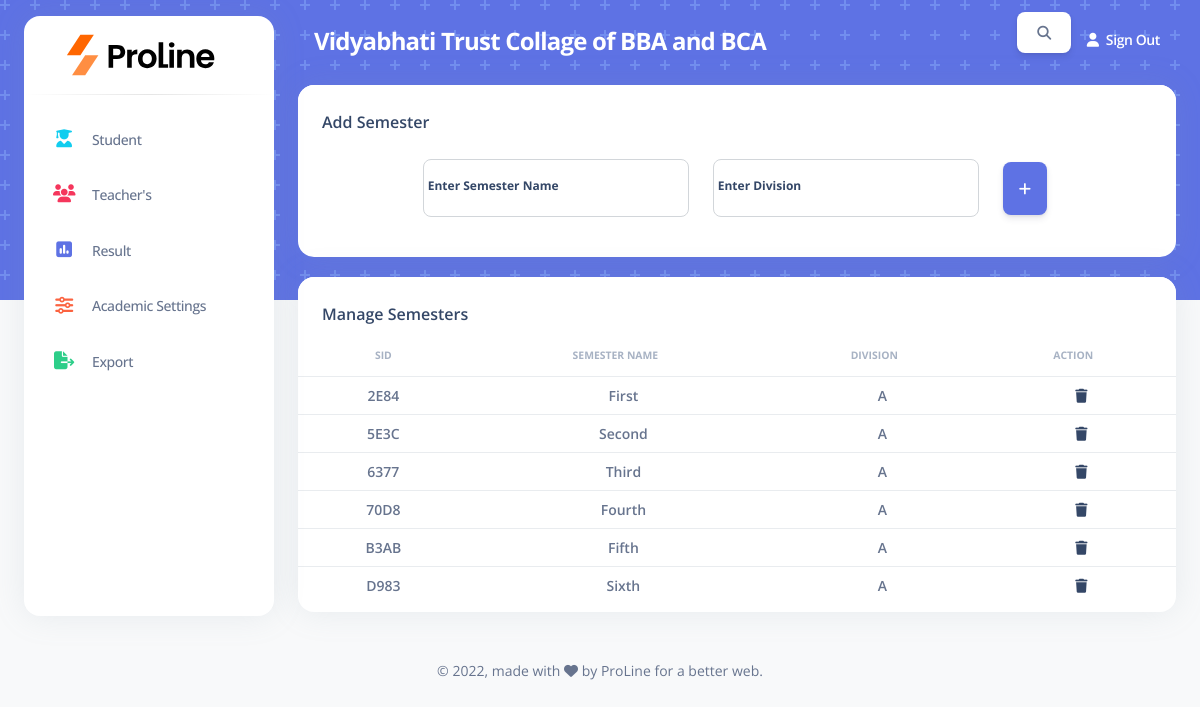
Page /semester.php on the committed database.
### tables this page shows
CREATE TABLE `semesters` (
  `Rank` int(11) NOT NULL,
  `SID` varchar(255) NOT NULL,
  `S_Name` varchar(255) NOT NULL,
  `S_Division` varchar(255) NOT NULL
);

### semester.php (the view, shortened to what this page needs)
<!DOCTYPE html>
<html lang="en">
<head>
  <?php include 'includes/links.php'; ?>
</head>
<body class="g-sidenav-show   bg-gray-100">
    <?php include 'includes/side-navbar.php' ?>
  <main class="main-content position-relative border-radius-lg ">
    <?php include 'includes/top-navbar.php' ?>
    <div class="container-fluid py-1">
      <div class="row">
        <div class="col-12">
          <div class="card mb-2">
            <div class="card-header pb-0">
              <h6>Add Semester</h6>
            </div>
            <form method="POST">
                <div class=" d-flex align-items-center justify-content-center row py-3 mx-1 mb-2">
                    <div class="form-floating mb-3 col-4">
                        <input type="text" class="form-control " name = "classname" id="floatingInput" required placeholder="Enter Semester Name">
                        <label for="floatingInput">Enter Semester Name</label>
                    </div>
                    <div class="form-floating mb-3 col-4">
                        <input type="text" class="form-control " name = "division" id="floatingInput" required placeholder="Enter Division">
                        <label for="floatingInput">Enter Division</label>
                    </div>
                    <div class="form-floating  col-1">
                        <button class="btn btn-primary p-3" type="submit" name="add"> <i class="fas fa-add"></i> </button>
                    </div>
                </div>
            </form>
          </div>
        </div>
      </div>
    </div>
    <div class="container-fluid py-2">
      <div class="row">
        <div class="col-12">
          <div class="card mb-4">
            <div class="card-header pb-0">
              <h6>Manage Semesters</h6>
            </div>
            <div class="card-body px-0 pt-0 pb-2">
              <div class="table-responsive p-0">
                <table class="table align-items-center mb-0 table-hover ">
                  <thead>
                    <tr class="text-center">
                      <th class="text-uppercase text-secondary text-xxs font-weight-bolder opacity-7">SID</th>
                      <th class="text-uppercase text-secondary text-xxs font-weight-bolder opacity-7 ps-2">Semester Name</th>
                      <th class="text-uppercase text-secondary text-xxs font-weight-bolder opacity-7 ps-2">Division</th>
                      <th class="text-uppercase text-secondary text-xxs font-weight-bolder opacity-7 ps-2" >Action</th>
                    </tr>
                  </thead>
                  <tbody>
                  <?php
                        include 'connection.php';
                        $q = "select * from Semesters";
                        $query = mysqli_query($conn,$q);
                        $row = mysqli_num_rows($query);
                        if($row > 0)
                        {
                            while($res = mysqli_fetch_array($query))
                            {
                                echo '
                                    <tr class="text-center">
                                        <td class="text-sm font-weight-bold mb-0"> '.$res['SID'].' </td>
                                        <td class="text-sm font-weight-bold mb-0"> '.$res['S_Name'].' </td>
                                        <td class="text-sm font-weight-bold mb-0"> '.$res['S_Division'].' </td>
                                        <td class="text-sm font-weight-bold mb-0"> <a href="deleteSemester.php?ID='.$res['SID'].'"> <i class="fas fa-trash"></i> </a> </td>
                                    </tr>
                                ';
                            }
                        }
                    ?>
                  </tbody>
                </table>
              </div>
            </div>
          </div>
        </div>
      </div>
    </div>
  </main>
  <?php include 'includes/footer.php'?>
</body>
</html>

### rows in the picture
semesters: SID "2E84", S_Name "First", S_Division "A"
semesters: SID "5E3C", S_Name "Second", S_Division "A"
semesters: SID "6377", S_Name "Third", S_Division "A"
semesters: SID "70D8", S_Name "Fourth", S_Division "A"
semesters: SID "B3AB", S_Name "Fifth", S_Division "A"
semesters: SID "D983", S_Name "Sixth", S_Division "A"
